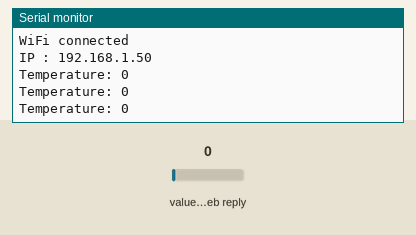
This sketch was run on a simulated ESP8266 (NodeMCU). On the bench: the last lines printed to the serial monitor. Inputs (shaded band) come from the test bench; at power-on: value in the web reply 0. WiFi joins after 1.5 s; servers stay silent unless stated; web services answer with replies made up by the test bench.

Above: at 3.2 s.
3.3 s: value in the web reply set to 2
At 3.76 s:
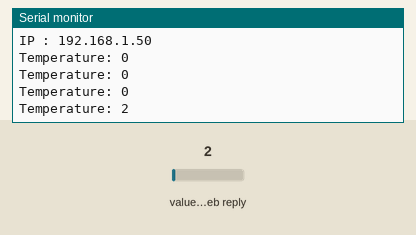
4.8 s: value in the web reply set to 25
At 4.96 s:
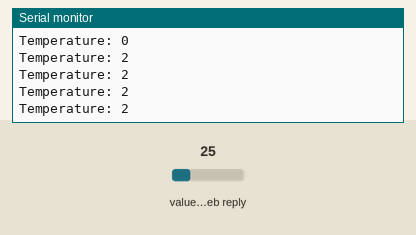
Timing chart, 0 to 7.8 s (numbered marks = the images above; inputs shaded):
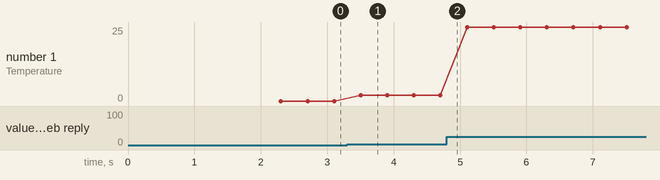

The sketch:

temp_line_notify.ino
```cpp
#include "ThingSpeak.h"
#include <ESP8266WiFi.h>
#include <TridentTD_LineNotify.h>

#define SSID        "Yohun"
#define PASSWORD    "yyyyyyyy"
#define LINE_TOKEN  "TEkaj9HFTPoPXvpOPfC1hPAUdGTuHdJ0lfFBoomEtZ4"
WiFiClient  client;
int statusCode;

//---------Channel Details---------//
unsigned long counterChannelNumber = 2298963;            // Channel ID
const char * myCounterReadAPIKey = "KTYHSAREQE7LT9HL"; // Read API Key
const int FieldNumber1 = 1;  // The field you wish to read
const int FieldNumber2 = 2;  // The field you wish to read
//-------------------------------//

void setup() {
  Serial.begin(115600); Serial.println();
  Serial.println(LINE.getVersion());

  WiFi.mode(WIFI_STA);
  ThingSpeak.begin(client);

  WiFi.begin(SSID, PASSWORD);
  Serial.printf("WiFi connecting to %s\n",  SSID);
  while (WiFi.status() != WL_CONNECTED) {
    Serial.print("WiFi not connected!");
    delay(1000);
  }
  Serial.printf("\nWiFi connected\nIP : ");
  Serial.println(WiFi.localIP());

  // กำหนด Line Token
  LINE.setToken(LINE_TOKEN);
}

char c;
String temp_data_in;
unsigned long notifyPreviousTime = 0;

void loop() {
  checkWifi();
  //---------------- Channel 1 ----------------//
  long temp = ThingSpeak.readLongField(counterChannelNumber, FieldNumber1, myCounterReadAPIKey);
  statusCode = ThingSpeak.getLastReadStatus();
  if (statusCode == 200) {
    Serial.print("Temperature: ");
    Serial.println(temp);
  } else {
    Serial.println("Unable to read channel / No internet connection");
  }
  delay(100);
  //-------------- End of Channel 1 -------------//
    //Notify every 5 minutes ---> 300000
  if (millis() - notifyPreviousTime > 30000) {
    String temp_data = String(temp);
    notifyPreviousTime = millis();
    LINE.notify("Temperature = " + temp_data + " C");
  }
}

void checkWifi() {
  if (WiFi.status() != WL_CONNECTED) {
    Serial.print("WiFi not connected!");
    Serial.print("Connecting to ");
    Serial.print(SSID);
    Serial.println(" ....");
    while (WiFi.status() != WL_CONNECTED)
    {
      WiFi.begin(SSID, PASSWORD);
      delay(5000);
    }
    Serial.println("Connected to Wi-Fi Succesfully.");
  }
}
```

Measured:
- after the input at 3.3 s, the serial monitor: prints a new line after 0.20 s (image 1)
- plotted number 1: 0 → 2 after the input at 3.3 s, 2 → 25 after the input at 4.8 s
